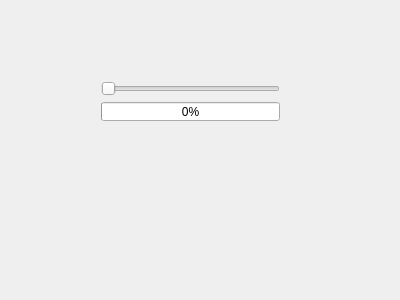
<?xml version="1.0" encoding="UTF-8"?>
<ui version="4.0">
 <class>Widget</class>
 <widget class="QWidget" name="Widget">
  <property name="geometry">
   <rect>
    <x>0</x>
    <y>0</y>
    <width>400</width>
    <height>300</height>
   </rect>
  </property>
  <property name="windowTitle">
   <string>Widget</string>
  </property>
  <widget class="QWidget" name="">
   <property name="geometry">
    <rect>
     <x>90</x>
     <y>70</y>
     <width>201</width>
     <height>62</height>
    </rect>
   </property>
   <layout class="QVBoxLayout" name="verticalLayout">
    <item>
     <widget class="QSlider" name="horizontalSlider">
      <property name="minimum">
       <number>1</number>
      </property>
      <property name="maximum">
       <number>100</number>
      </property>
      <property name="orientation">
       <enum>Qt::Horizontal</enum>
      </property>
     </widget>
    </item>
    <item>
     <widget class="QProgressBar" name="progressBar">
      <property name="minimum">
       <number>1</number>
      </property>
      <property name="value">
       <number>1</number>
      </property>
     </widget>
    </item>
   </layout>
  </widget>
 </widget>
 <layoutdefault spacing="6" margin="11"/>
 <resources/>
 <connections/>
</ui>
